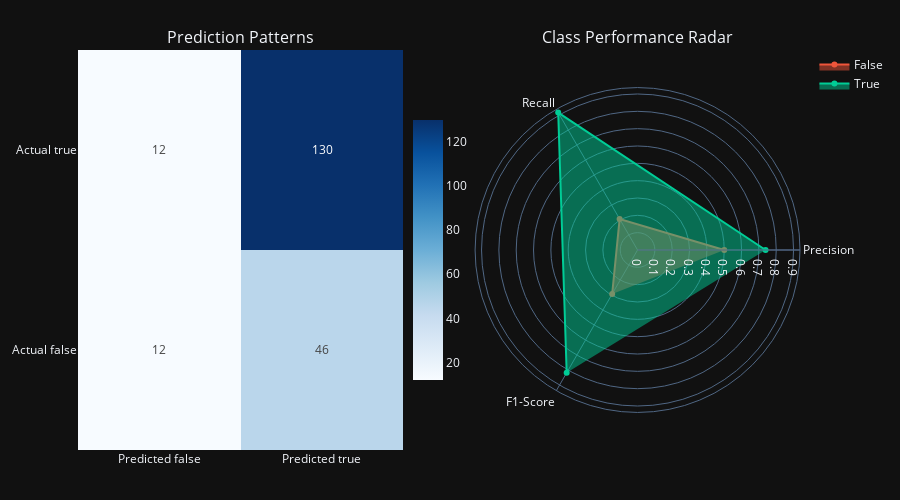

This figure's notebook cell:
### Code cell
model = SGDClassifier(**best_params)
model.fit(X_train_processed, y_train)

y_pred = model.predict(X_test_processed)

import plotly.graph_objects as go
from sklearn.metrics import confusion_matrix, precision_recall_fscore_support
import plotly.express as px
from plotly.subplots import make_subplots

# Calculate metrics
conf_matrix = confusion_matrix(y_test, y_pred)
precision, recall, f1, _ = precision_recall_fscore_support(y_test, y_pred, average=None)
classes = sorted(y_test.unique())

# Create confusion matrix heatmap
conf_fig = go.Figure(go.Heatmap(
    z=conf_matrix,
    colorbar=dict(
        x=0.45,  # Positions between subplots
        y=0.5,
        len=0.7
    ),
    x=[f'Predicted {'false' if c == 0 else 'true'}' for c in classes],
    y=[f'Actual {'false' if c == 0 else 'true'}' for c in classes],
    colorscale='Blues',
    text=conf_matrix,
    texttemplate="%{text}",
    hovertemplate="Actual: %{y}<br>Predicted: %{x}<br>Count: %{z}<extra></extra>"
))
conf_fig.update_layout(
    title='Prediction Distribution',
    width=500,
    height=500
)

# Create metrics radar chart
metrics_fig = go.Figure()
for i, c in enumerate(classes):
    metrics_fig.add_trace(go.Scatterpolar(
        r=[precision[i], recall[i], f1[i]],
        theta=['Precision', 'Recall', 'F1-Score'],
        fill='toself',
        name=f'{'False' if c == 0 else 'True'}'
    ))
metrics_fig.update_layout(
    polar=dict(
        radialaxis=dict(
            visible=True,
            range=[0, 1]
        )),
    showlegend=True,
    title='Class Performance Metrics',
    width=600,
    height=400
)

# Create combined visualization
final_fig = make_subplots(
    rows=1, cols=2,
    specs=[[{"type": "heatmap"}, {"type": "scatterpolar"}]],
    subplot_titles=('Prediction Patterns', 'Class Performance Radar')
)

for trace in conf_fig.data:
    final_fig.add_trace(trace, row=1, col=1)

for trace in metrics_fig.data:
    final_fig.add_trace(trace, row=1, col=2)

final_fig.update_layout(
    height=500,
    showlegend=True,
    margin=dict(l=50, r=50, b=50, t=50)
)

final_fig.show()

### Figure 1 — Plotly figure (JSON) as saved in the notebook; plotly's stock layout.template omitted (floating-point values rounded to 4 significant figures)
{"data": [{"colorbar": {"len": 0.7, "x": 0.45, "y": 0.5}, "colorscale": [[0.0, "rgb(247,251,255)"], [0.125, "rgb(222,235,247)"], [0.25, "rgb(198,219,239)"], [0.375, "rgb(158,202,225)"], [0.5, "rgb(107,174,214)"], [0.625, "rgb(66,146,198)"], [0.75, "rgb(33,113,181)"], [0.875, "rgb(8,81,156)"], [1.0, "rgb(8,48,107)"]], "hovertemplate": "Actual: %{y}<br>Predicted: %{x}<br>Count: %{z}<extra></extra>", "text": [[12, 46], [12, 130]], "texttemplate": "%{text}", "x": ["Predicted false", "Predicted true"], "y": ["Actual false", "Actual true"], "z": [[12, 46], [12, 130]], "type": "heatmap", "xaxis": "x", "yaxis": "y"}, {"fill": "toself", "name": "False", "r": [0.5, 0.2069, 0.2927], "theta": ["Precision", "Recall", "F1-Score"], "type": "scatterpolar", "subplot": "polar"}, {"fill": "toself", "name": "True", "r": [0.7386, 0.9155, 0.8176], "theta": ["Precision", "Recall", "F1-Score"], "type": "scatterpolar", "subplot": "polar"}], "layout": {"xaxis": {"anchor": "y", "domain": [0.0, 0.45]}, "yaxis": {"anchor": "x", "domain": [0.0, 1.0]}, "polar": {"domain": {"x": [0.55, 1.0], "y": [0.0, 1.0]}}, "annotations": [{"font": {"size": 16}, "showarrow": false, "text": "Prediction Patterns", "x": 0.225, "xanchor": "center", "xref": "paper", "y": 1.0, "yanchor": "bottom", "yref": "paper"}, {"font": {"size": 16}, "showarrow": false, "text": "Class Performance Radar", "x": 0.775, "xanchor": "center", "xref": "paper", "y": 1.0, "yanchor": "bottom", "yref": "paper"}], "margin": {"l": 50, "r": 50, "b": 50, "t": 50}, "height": 500, "showlegend": true}}
